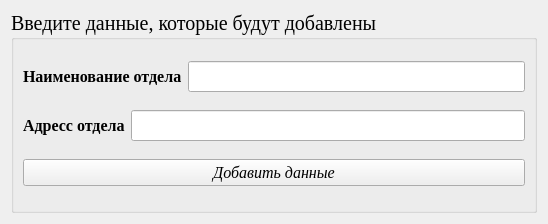
<?xml version="1.0" encoding="UTF-8"?>
<ui version="4.0">
 <class>add_data_in_dep</class>
 <widget class="QWidget" name="add_data_in_dep">
  <property name="geometry">
   <rect>
    <x>0</x>
    <y>0</y>
    <width>548</width>
    <height>224</height>
   </rect>
  </property>
  <property name="windowTitle">
   <string>Form</string>
  </property>
  <layout class="QGridLayout" name="gridLayout">
   <item row="0" column="0">
    <widget class="QGroupBox" name="groupBox">
     <property name="font">
      <font>
       <family>Times New Roman</family>
       <pointsize>15</pointsize>
      </font>
     </property>
     <property name="title">
      <string>Введите данные, которые будут добавлены</string>
     </property>
     <layout class="QVBoxLayout" name="verticalLayout">
      <item>
       <layout class="QHBoxLayout" name="horizontalLayout">
        <item>
         <widget class="QLabel" name="label">
          <property name="font">
           <font>
            <family>Times New Roman</family>
            <pointsize>12</pointsize>
            <weight>75</weight>
            <bold>true</bold>
           </font>
          </property>
          <property name="text">
           <string>Наименование отдела</string>
          </property>
         </widget>
        </item>
        <item>
         <widget class="QLineEdit" name="department_name">
          <property name="font">
           <font>
            <family>Times New Roman</family>
            <pointsize>15</pointsize>
           </font>
          </property>
         </widget>
        </item>
       </layout>
      </item>
      <item>
       <layout class="QHBoxLayout" name="horizontalLayout_2">
        <item>
         <widget class="QLabel" name="label_2">
          <property name="font">
           <font>
            <family>Times New Roman</family>
            <pointsize>12</pointsize>
            <weight>75</weight>
            <bold>true</bold>
           </font>
          </property>
          <property name="text">
           <string>Адресс отдела</string>
          </property>
         </widget>
        </item>
        <item>
         <widget class="QLineEdit" name="department_address">
          <property name="font">
           <font>
            <family>Times New Roman</family>
            <pointsize>15</pointsize>
           </font>
          </property>
         </widget>
        </item>
       </layout>
      </item>
      <item>
       <widget class="QPushButton" name="add_datas">
        <property name="font">
         <font>
          <family>Times New Roman</family>
          <pointsize>12</pointsize>
          <italic>true</italic>
         </font>
        </property>
        <property name="text">
         <string>Добавить данные</string>
        </property>
       </widget>
      </item>
     </layout>
    </widget>
   </item>
  </layout>
 </widget>
 <resources/>
 <connections/>
</ui>
